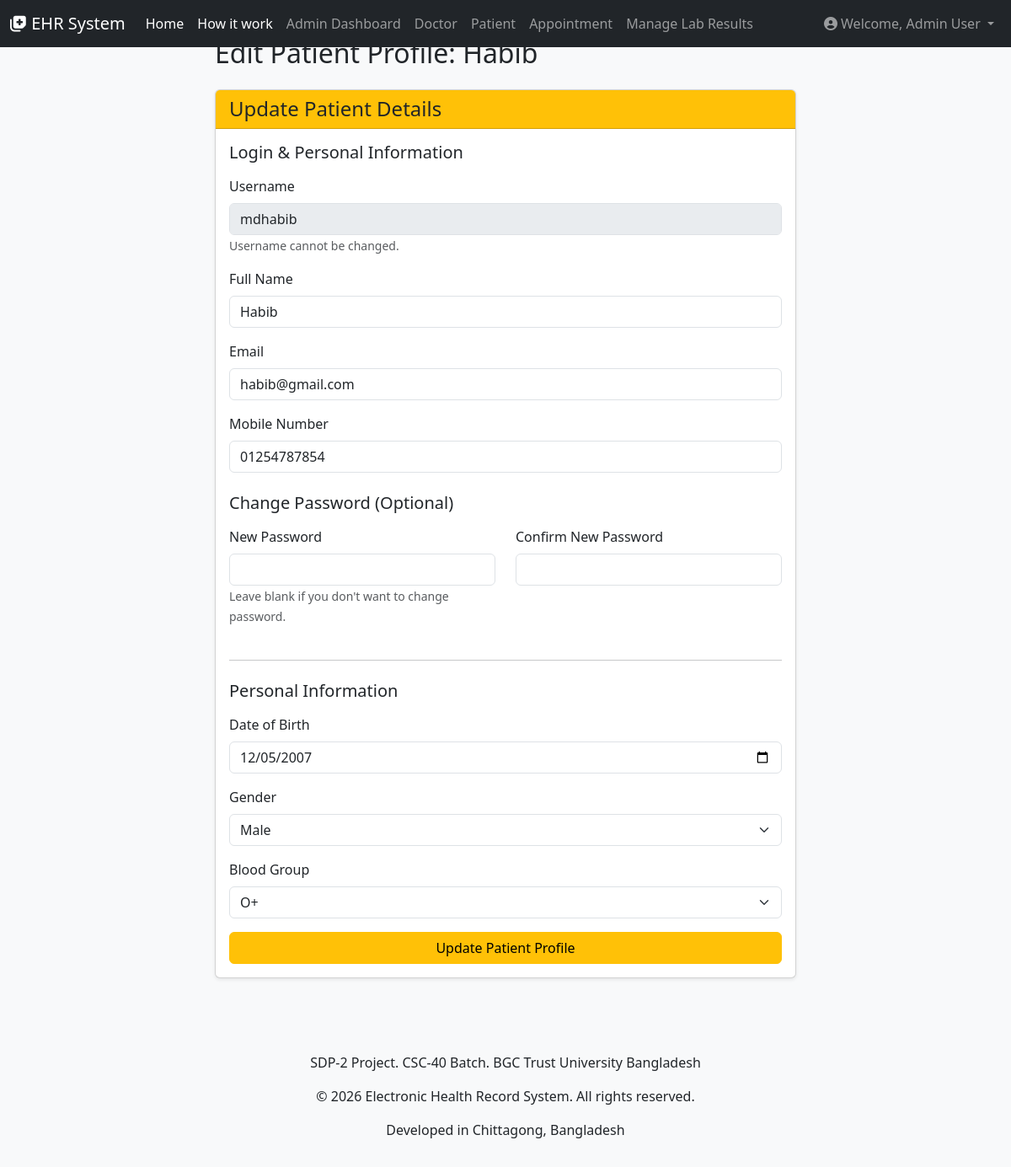
The app's page /admin/edit_patient.php?user_id=3 (signed in) with its own data.
### tables this page shows
CREATE TABLE `patients` (
  `id` int(11) NOT NULL,
  `user_id` int(11) NOT NULL,
  `date_of_birth` date DEFAULT NULL,
  `gender` enum('Male','Female','Other') DEFAULT NULL,
  `blood_group` varchar(5) DEFAULT NULL,
  `created_at` timestamp NOT NULL DEFAULT current_timestamp(),
  `updated_at` timestamp NOT NULL DEFAULT current_timestamp() ON UPDATE current_timestamp()
);

CREATE TABLE `users` (
  `id` int(11) NOT NULL,
  `full_name` varchar(255) NOT NULL,
  `email` varchar(255) NOT NULL,
  `username` varchar(255) DEFAULT NULL,
  `password` varchar(255) NOT NULL,
  `mobile` varchar(20) DEFAULT NULL,
  `user_type` enum('doctor','patient','admin') NOT NULL,
  `created_at` timestamp NOT NULL DEFAULT current_timestamp(),
  `updated_at` timestamp NOT NULL DEFAULT current_timestamp() ON UPDATE current_timestamp()
);

### admin/edit_patient.php (the view, shortened to what this page needs)
<?php
require_once '../includes/db_connection.php';
require_once '../includes/header.php';
$patient_data = null;
$user_id_to_edit = filter_var($_GET['user_id'] ?? null, FILTER_VALIDATE_INT);
try {
    $stmt = $pdo->prepare("SELECT u.id AS user_id, u.username, u.full_name, u.email, u.mobile, p.date_of_birth, p.gender, p.blood_group
                          FROM users u
                          JOIN patients p ON u.id = p.user_id
                          WHERE u.id = ? AND u.user_type = 'patient'");
    $stmt->execute([$user_id_to_edit]);
    $patient_data = $stmt->fetch();
} catch (PDOException $e) {
    $message = "Error fetching patient data: " . $e->getMessage();
    $message_type = "danger";
}
?>
<div class="row justify-content-center">
    <div class="col-md-8 col-lg-7">
        <h2 class="mb-4">Edit Patient Profile: <?php echo htmlspecialchars($patient_data['full_name'] ?? ''); ?></h2>
        <div class="card shadow-sm mb-4">
            <div class="card-header bg-warning text-dark">
                <h4 class="mb-0">Update Patient Details</h4>
            </div>
            <div class="card-body">
                <form action="edit_patient.php?user_id=<?php echo htmlspecialchars($user_id_to_edit); ?>" method="POST">
                    <h5 class="mb-3">Login & Personal Information</h5>
                    <div class="mb-3">
                        <label for="username" class="form-label">Username</label>
                        <input type="text" class="form-control" id="username" name="username" value="<?php echo htmlspecialchars($patient_data['username'] ?? ''); ?>" disabled>
                        <small class="form-text text-muted">Username cannot be changed.</small>
                    </div>
                    <div class="mb-3">
                        <label for="full_name" class="form-label">Full Name</label>
                        <input type="text" class="form-control" id="full_name" name="full_name" required value="<?php echo htmlspecialchars($_POST['full_name'] ?? $patient_data['full_name'] ?? ''); ?>">
                    </div>
                    <div class="mb-3">
                        <label for="email" class="form-label">Email</label>
                        <input type="email" class="form-control" id="email" name="email" required value="<?php echo htmlspecialchars($_POST['email'] ?? $patient_data['email'] ?? ''); ?>">
                    </div>
                    <div class="mb-3">
                        <label for="mobile" class="form-label">Mobile Number</label>
                        <input type="text" class="form-control" id="mobile" name="mobile" required value="<?php echo htmlspecialchars($_POST['mobile'] ?? $patient_data['mobile'] ?? ''); ?>">
                    </div>
                    <h5 class="mt-4 mb-3">Change Password (Optional)</h5>
                    <div class="row">
                        <div class="col-md-6 mb-3">
                            <label for="password" class="form-label">New Password</label>
                            <input type="password" class="form-control" id="password" name="password">
                            <small class="form-text text-muted">Leave blank if you don't want to change password.</small>
                        </div>
                        <div class="col-md-6 mb-3">
                            <label for="confirm_password" class="form-label">Confirm New Password</label>
                            <input type="password" class="form-control" id="confirm_password" name="confirm_password">
                        </div>
                    </div>
                    <hr class="mt-4 mb-4">
                    <h5 class="mb-3">Personal Information</h5>
                    <div class="mb-3">
                        <label for="date_of_birth" class="form-label">Date of Birth</label>
                        <input type="date" class="form-control" id="date_of_birth" name="date_of_birth" required value="<?php echo htmlspecialchars($_POST['date_of_birth'] ?? $patient_data['date_of_birth'] ?? ''); ?>">
                    </div>
                    <div class="mb-3">
                        <label for="gender" class="form-label">Gender</label>
                        <select class="form-select" id="gender" name="gender" required>
                            <option value="Male" <?php echo (($_POST['gender'] ?? $patient_data['gender'] ?? '') == 'Male') ? 'selected' : ''; ?>>Male</option>
                        </select>
                    </div>
                    <div class="mb-3">
                        <label for="blood_group" class="form-label">Blood Group</label>
                        <select class="form-select" id="blood_group" name="blood_group" required>
                            <option value="O+" <?php echo (($_POST['blood_group'] ?? $patient_data['blood_group'] ?? '') == 'O+') ? 'selected' : ''; ?>>O+</option>
                        </select>
                    </div>
                    <button type="submit" class="btn btn-warning w-100">Update Patient Profile</button>
                </form>
            </div>
        </div>
    </div>
</div>
<?php require_once '../includes/footer.php'; ?>

### assets/css/style.css (style rules this page uses)
body { background-color: #f8f9fa; min-height: 100vh; display: flex; flex-direction: column; }

### records on screen
patients: user.full_name "Habib", username "mdhabib", full_name "Habib", email "habib@gmail.com", mobile "01254787854", date_of_birth "12/05/2007", gender "Male", blood_group "O+"

### other values on screen
$user_full_name "Admin User"
